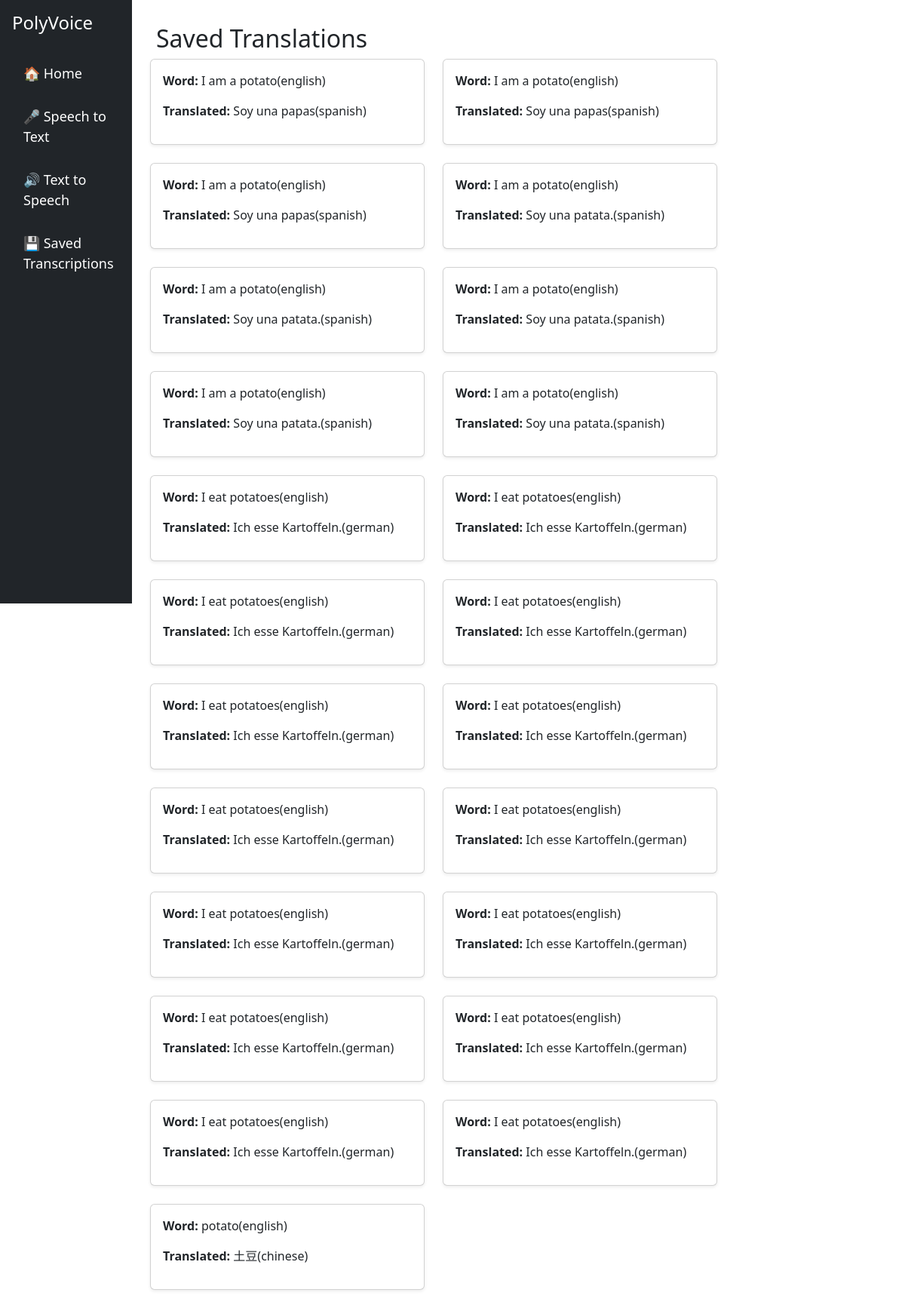
Page /saved_transcriptions?userid=1 on the committed database.
### main.py (models this page shows)
class SavedTranslations(db.Model):
    id = db.Column(db.Integer, primary_key=True, unique=True)
    langinput = db.Column(db.String(120), nullable=False)
    wordinput = db.Column(db.String(120), nullable=False)
    langoutput = db.Column(db.String(120), nullable=False)
    wordoutput = db.Column(db.String(120), nullable=False)
    userid = db.Column(db.Integer, nullable=False)
    submit = SubmitField('save')

### main.py (the view)
@app.route('/saved_transcriptions')
def saved_transcriptions():
    userid = request.args.get('userid')
    thingy = SavedTranslations.query.filter_by(userid=userid).all()
    return render_template('savedtranslations.html', userid=userid, saved_translations=thingy)

### templates/savedtranslations.html (shortened to what this page needs)
<!DOCTYPE html>
<html lang="en">
<head>
    <link href="https://cdn.jsdelivr.net/npm/bootstrap@5.3.8/dist/css/bootstrap.min.css" rel="stylesheet">
</head>
<body>
   <div class="container-fluid">
        <div class="row">
            <div class="col-4 sidebar p-3 sticky-sidebar">
            <h4 class="text-white mb-4">PolyVoice</h4>
                <a href="{{ url_for('home', userid=userid) }}">🏠 Home</a>
                <a href="{{ url_for('picklang', userid=userid) }}">🎤 Speech to Text</a>
                <a href="{{ url_for('translation', userid=userid) }}">🔊 Text to Speech</a>
                <a href="{{ url_for('savedtranslations', userid=userid) }}">💾 Saved Transcriptions</a>
            </div>
            <div class="col-8 p-4">
                <h2 class="m-2">Saved Translations</h2>
                <div class="row g-4">
                {% for thing in saved_translations %}
                    <div class="col-md-6 col-lg-6">
                        <div class="card shadow-sm translation-card h-100 p-3">
                            <p><strong>Word:</strong> {{ thing.wordinput }}({{ thing.langinput }})</p>
                            <p><strong>Translated:</strong> {{ thing.wordoutput }}({{ thing.langoutput }})</p>
                        </div>
                    </div>
                {% endfor %}
                </div>
            </div>
        </div>
   </div>
</body>
</html>

### templates/savedtranslations.html (style rules this page uses)
body { overflow-x: hidden; }
.sidebar { height: 100vh; background-color: #212529; }
.sidebar a { color: white; text-decoration: none; display: block; padding: 15px; font-size: 18px }
.sticky-sidebar { position: sticky; top: 0; height: 100vh; width: 175px; overflow-y: auto; }

### rows in the picture
SavedTranslations: wordinput "I am a potato", langinput "english", wordoutput "Soy una papas", langoutput "spanish"
SavedTranslations: wordinput "I am a potato", langinput "english", wordoutput "Soy una papas", langoutput "spanish"
SavedTranslations: wordinput "I am a potato", langinput "english", wordoutput "Soy una papas", langoutput "spanish"
SavedTranslations: wordinput "I am a potato", langinput "english", wordoutput "Soy una patata.", langoutput "spanish"
SavedTranslations: wordinput "I am a potato", langinput "english", wordoutput "Soy una patata.", langoutput "spanish"
SavedTranslations: wordinput "I am a potato", langinput "english", wordoutput "Soy una patata.", langoutput "spanish"
SavedTranslations: wordinput "I am a potato", langinput "english", wordoutput "Soy una patata.", langoutput "spanish"
SavedTranslations: wordinput "I am a potato", langinput "english", wordoutput "Soy una patata.", langoutput "spanish"
SavedTranslations: wordinput "I eat potatoes", langinput "english", wordoutput "Ich esse Kartoffeln.", langoutput "german"
SavedTranslations: wordinput "I eat potatoes", langinput "english", wordoutput "Ich esse Kartoffeln.", langoutput "german"
SavedTranslations: wordinput "I eat potatoes", langinput "english", wordoutput "Ich esse Kartoffeln.", langoutput "german"
SavedTranslations: wordinput "I eat potatoes", langinput "english", wordoutput "Ich esse Kartoffeln.", langoutput "german"
SavedTranslations: wordinput "I eat potatoes", langinput "english", wordoutput "Ich esse Kartoffeln.", langoutput "german"
SavedTranslations: wordinput "I eat potatoes", langinput "english", wordoutput "Ich esse Kartoffeln.", langoutput "german"
SavedTranslations: wordinput "I eat potatoes", langinput "english", wordoutput "Ich esse Kartoffeln.", langoutput "german"
SavedTranslations: wordinput "I eat potatoes", langinput "english", wordoutput "Ich esse Kartoffeln.", langoutput "german"
SavedTranslations: wordinput "I eat potatoes", langinput "english", wordoutput "Ich esse Kartoffeln.", langoutput "german"
SavedTranslations: wordinput "I eat potatoes", langinput "english", wordoutput "Ich esse Kartoffeln.", langoutput "german"
SavedTranslations: wordinput "I eat potatoes", langinput "english", wordoutput "Ich esse Kartoffeln.", langoutput "german"
SavedTranslations: wordinput "I eat potatoes", langinput "english", wordoutput "Ich esse Kartoffeln.", langoutput "german"
SavedTranslations: wordinput "I eat potatoes", langinput "english", wordoutput "Ich esse Kartoffeln.", langoutput "german"
SavedTranslations: wordinput "I eat potatoes", langinput "english", wordoutput "Ich esse Kartoffeln.", langoutput "german"
SavedTranslations: wordinput "potato", langinput "english", wordoutput "土豆", langoutput "chinese"
